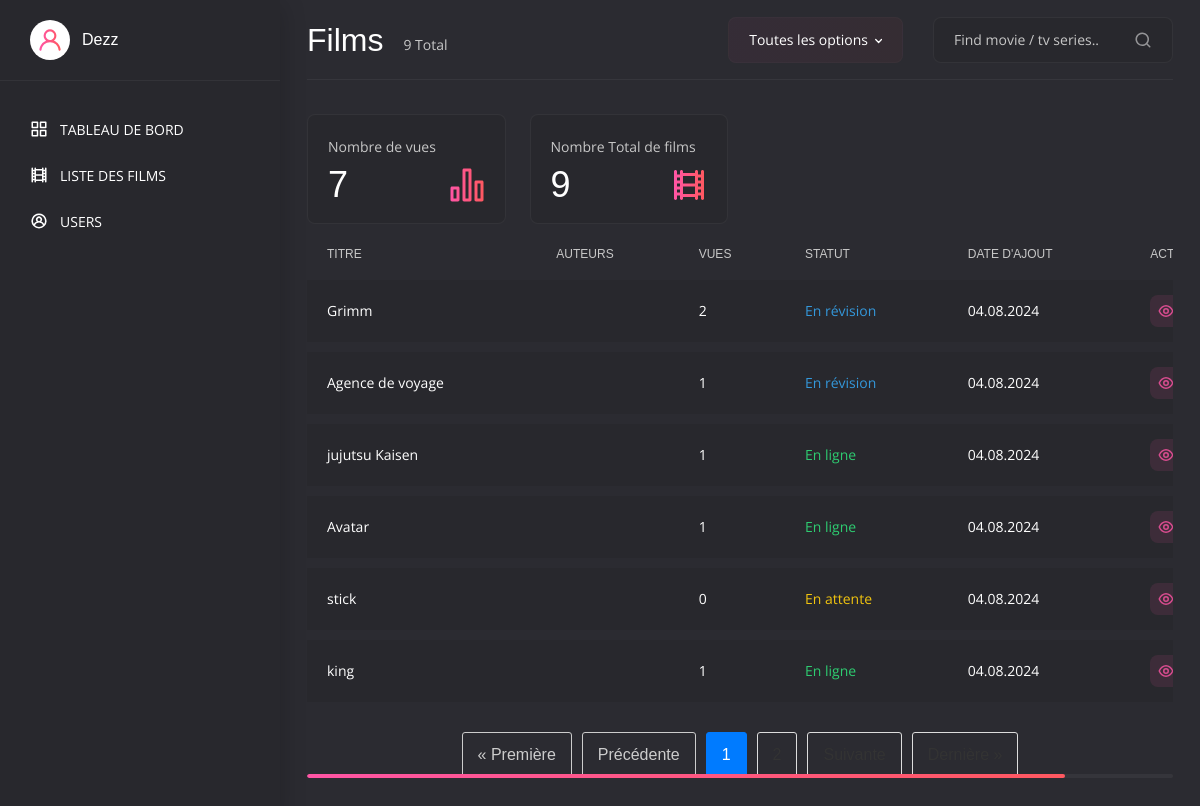
/accounts/validation-list/ (signed in), run on the app's committed database.
### cinema/models.py (models this page shows, shortened)
class Video(models.Model):
    utilisateur = models.ForeignKey(User, on_delete=models.CASCADE, related_name='videos')
    STATUT_CHOICES = [
        ('en_attente', 'En attente'),
        ('en_ligne', 'En ligne'),
        ('refuse', 'Refusé'),
        ('en_revision', 'En révision'),
    ]
    titre = models.CharField(max_length=255)
    realisateur = models.CharField(max_length=255)
    image_couverture = models.ImageField(upload_to='couvertures/')
    video_complete = models.FileField(upload_to='videos/')
    statut = models.CharField(max_length=15, choices=STATUT_CHOICES, default='en_attente')
    id_eke = models.CharField(max_length=100, unique=True)
    vues = models.PositiveIntegerField(default=0)
    status = models.BooleanField(default=True)
    date_add = models.DateTimeField(auto_now_add=True)
    date_update = models.DateTimeField(auto_now=True)

### accounts/views.py (the view)
# urls.py: path('validation-list/', views.validation_list, name='validation-list'),
@login_required
def validation_list(request):
    video_list = Video.objects.all()  # Récupérer tous les films de la base de données
    paginator = Paginator(video_list, 6)  # Afficher 6 films par page
    page_number = request.GET.get('page')  # Récupérer le numéro de la page à afficher
    page_obj = paginator.get_page(page_number)  # Obtenir la page demandée
    total_videos = video_list.count()  # Nombre total de vidéos
    total_views = video_list.aggregate(total_views=Sum('vues'))['total_views']  # Nombre total de vues
    return render(request, 'validation-list.html', {
        'page_obj': page_obj,
        'total_videos': total_videos,
        'total_views': total_views,
    })

### accounts/templates/validation-list.html (shortened to what this page needs)
{% extends 'base3.html' %}
{% load static %}
{% block content %}
<main class="main">
    <div class="container-fluid">
        <div class="row">
            <div class="col-12">
                <div class="main__title">
                    <h2>Films</h2>
                    <span class="main__title-stat">{{ page_obj.paginator.count }} Total</span>
                    <div class="main__title-wrap">
                        <form action="#" class="main__title-form">
                            <input type="text" placeholder="Find movie / tv series..">
                            <button type="button">
                                <svg xmlns="http://www.w3.org/2000/svg" viewBox="0 0 24 24"><path d="M21.71,20.29,18,16.61A9,9,0,1,0,16.61,18l3.68,3.68a1,1,0,0,0,1.42,0A1,1,0,0,0,21.71,20.29ZM11,18a7,7,0,1,1,7-7A7,7,0,0,1,11,18Z"></path></svg>
                            </button>
                        </form>
                    </div>
                </div>
            </div>
            <div class="col-12 col-sm-6 col-xl-3">
                <div class="stats">
                    <span>Nombre de vues</span>
                    <p>{{ total_views }}</p>
                 <img src="{% static 'img/graph-bar.svg' %}" alt="">
                </div>
            </div>
            <div class="col-12 col-sm-6 col-xl-3">
                <div class="stats">
                    <span>Nombre Total de films</span>
                    <p>{{ total_videos }}</p>
                    <img src="{% static 'img/film.svg' %}" alt="">
                </div>
            </div>
            <div class="col-12">
                <div class="catalog catalog--1">
                    <table class="catalog__table">
                        <thead>
                            <tr>
                                <th>TITRE</th>
                                <th>AUTEURS</th>
                                <th>VUES</th>
                                <th>STATUT</th>
                                <th>DATE D'AJOUT</th>
                                <th>ACTIONS</th>
                            </tr>
                        </thead>
                        <tbody>
                            {% for video in page_obj %}
                                <tr>
                                    <td>
                                        <div class="catalog__text"><a href="#">{{ video.titre }}</a></div>
                                    </td>
                                    <td>
                                    </td>
                                    <td>
                                        <div class="catalog__text">{{ video.vues }}</div>
                                    </td>
                                    <td>
                                        <div class="catalog__text
                                            {% if video.statut == 'en_attente' %}catalog__text--yellow
                                            {% elif video.statut == 'en_ligne' %}catalog__text--green
                                            {% elif video.statut == 'refuse' %}catalog__text--red
                                            {% elif video.statut == 'en_revision' %}catalog__text--blue
                                            {% endif %}">
                                            {{ video.get_statut_display }}
                                        </div>
                                    </td>
                                    <td>
                                        <div class="catalog__text">{{ video.date_add|date:"d.m.Y" }}</div>
                                    </td>
                                    <td>
                                        <div class="catalog__btns">
                                            <a href="{% url 'single-video' video.id %}" class="catalog__btn catalog__btn--view">
                                            </a>
                                        </div>
                                    </td>
                                </tr>
                            {% empty %}
                                <tr>
                                    <td colspan="7">Aucun film trouvé.</td>
                                </tr>
                            {% endfor %}
                        </tbody>
                    </table>
                    <div class="pagination">
                        {% if page_obj.has_previous %}
                            <a href="?page=1">&laquo; Première</a>
                            <a href="?page={{ page_obj.previous_page_number }}">Précédente</a>
                        {% else %}
                            <span class="disabled">&laquo; Première</span>
                            <span class="disabled">Précédente</span>
                        {% endif %}
                        {% for num in page_obj.paginator.page_range %}
                            {% if page_obj.number == num %}
                                <span class="current">{{ num }}</span>
                            {% else %}
                                <a href="?page={{ num }}">{{ num }}</a>
                            {% endif %}
                        {% endfor %}
                        {% if page_obj.has_next %}
                            <a href="?page={{ page_obj.next_page_number }}">Suivante</a>
                            <a href="?page={{ page_obj.paginator.num_pages }}">Dernière &raquo;</a>
                        {% else %}
                            <span class="disabled">Suivante</span>
                            <span class="disabled">Dernière &raquo;</span>
                        {% endif %}
                    </div>
				</div>
			</div>
		</div>
	</div>
</main>
{% endblock %}

### accounts/templates/base3.html (shortened to what this page needs)
{% load static %}
<!DOCTYPE html>
<html lang="en">
<head>
	<link rel="stylesheet" href="{% static 'css/bootstrap.min.css' %}">
	<link rel="stylesheet" href="{% static 'css/slimselect.css' %}">
	<link rel="stylesheet" href="{% static 'css/admin.css' %}">
</head>
<body>
	<div class="sidebar">
		<div class="sidebar__user">
			<div class="sidebar__user-img">
				<img src="{% static 'img/user.svg' %}" alt="">
			</div>
			<div class="sidebar__user-title">
				<p>{{ user.username }}</p>
			</div>
		</div>
		<ul class="sidebar__nav">
			<li class="sidebar__nav-item">
				<a href="{% url 'validation-film' %}" class="sidebar__nav-link "> Tableau de bord</a>
			</li>
			<li class="sidebar__nav-item">
				<a href="{% url 'validation-list' %}" class="sidebar__nav-link"> Liste des Films</a>
			</li>
			<li class="sidebar__nav-item">
				<a href="#" class="sidebar__nav-link"> Users </a>
			</li>
		</ul>
	</div>
    {% block content %}
    {% endblock %}
</body>
</html>

### accounts/static/css/slimselect.css (style rules this page uses)
:root { --ss-primary-color: #5897fb;--ss-bg-color: #ffffff;--ss-font-color: #4d4d4d;--ss-font-placeholder-color: #8d8d8d;--ss-disabled-color: #dcdee2;--ss-border-color: #dcdee2;--ss-highlight-color: #fffb8c;--ss-success-color: #00b755;--ss-error-color: #dc3545;--ss-main-height: 30px;--ss-content-height: 300px;--ss-spacing-l: 7px;--ss-spacing-m: 5px;--ss-spacing-s: 3px;--ss-animation-timing: 0.2s;--ss-border-radius: 4px }

### accounts/templates/validation-list.html (style rules this page uses)
.catalog__text--yellow { color: #f1c40f; }
.catalog__text--green { color: #2ecc71; }
.catalog__text--blue { color: #3498db; }
.pagination { display: flex; justify-content: center; margin-top: 20px; }
.pagination a, .pagination span { margin: 0 5px; padding: 10px 15px; border: 1px solid #ddd; border-radius: 3px; text-decoration: none; color: #333; }
.pagination .current { background-color: #007bff; color: #fff; border-color: #007bff; }
.pagination .disabled { color: #ccc; border-color: #ccc; pointer-events: none; }

### data on the page
Video: titre "Grimm", vues "2", statut "En révision", date_add "04.08.2024"
Video: titre "Agence de voyage", vues "1", statut "En révision", date_add "04.08.2024"
Video: titre "jujutsu Kaisen", vues "1", statut "En ligne", date_add "04.08.2024"
Video: titre "Avatar", vues "1", statut "En ligne", date_add "04.08.2024"
Video: titre "stick", vues "0", statut "En attente", date_add "04.08.2024"
Video: titre "king", vues "1", statut "En ligne", date_add "04.08.2024"

### other printed values
{{ user.username }} "Dezz"
{{ page_obj.paginator.count }} "9"
{{ total_views }} "7"
{{ total_videos }} "9"
{{ num }} "1"
